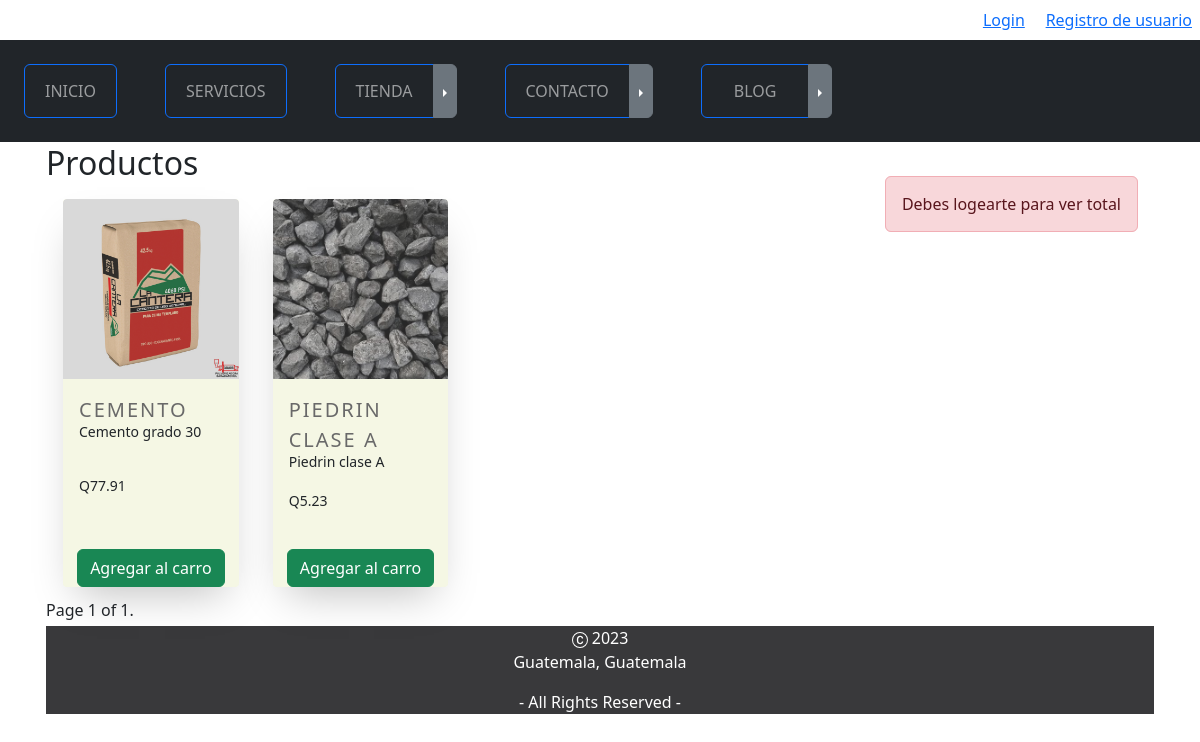
Page /tienda/ on the earlier database version.
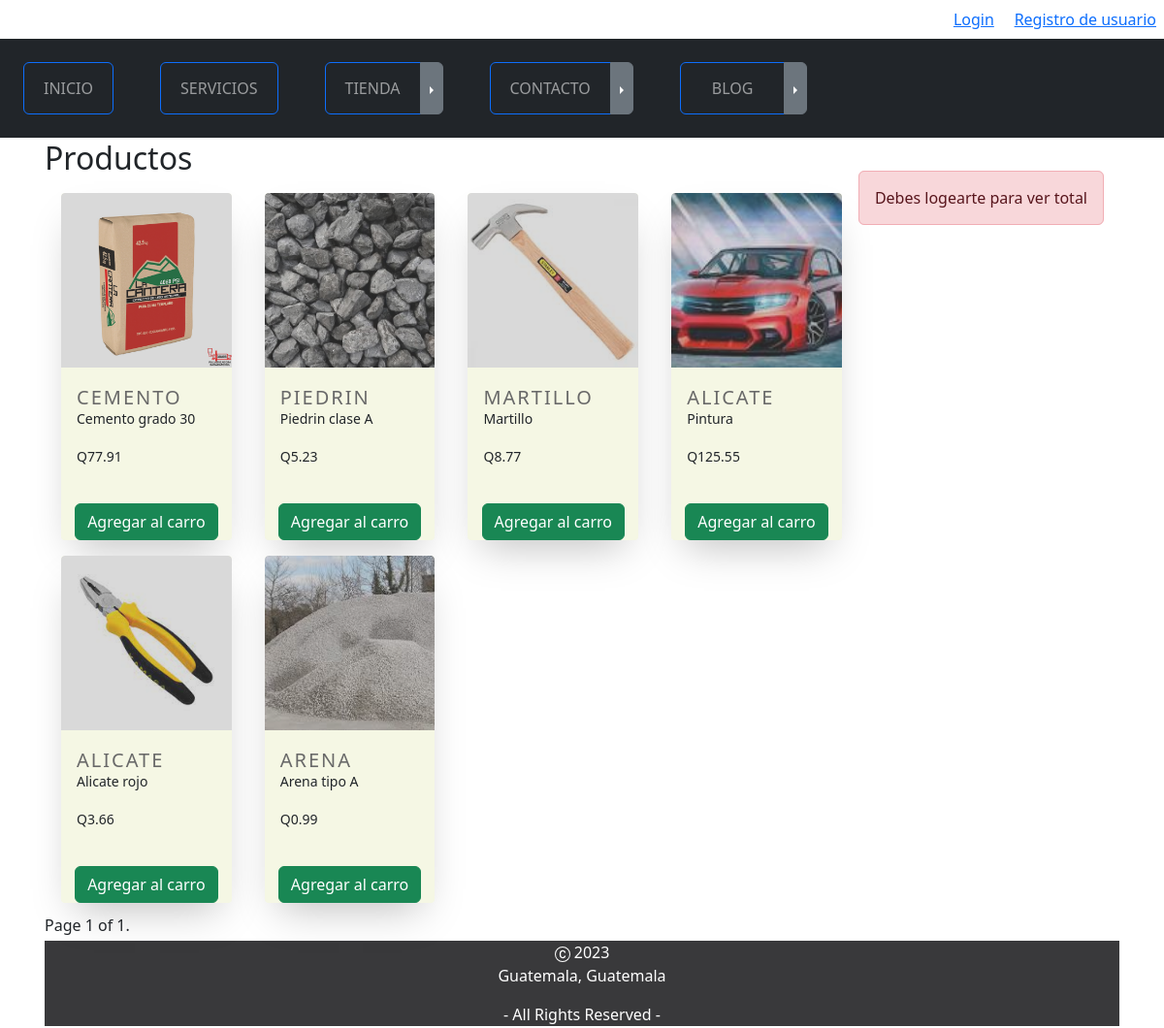
Same page on the later database version.
### tienda/models.py (models this page shows, shortened)
class Producto(models.Model):
    nombre = models.CharField(max_length=50)
    categorias = models.ForeignKey(CategoriaProducto,on_delete=models.CASCADE)
    descripcion = models.CharField(max_length=50)
    imagen = models.ImageField(upload_to="tienda", null=True, blank=True)
    precio = models.DecimalField(blank=True, decimal_places=2, max_digits=12, null=True)
    disponibilidad = models.BooleanField(default=True)
    created = models.DateTimeField(auto_now_add=True)
    updated = models.DateTimeField(auto_now=True)
    class Meta:
        verbose_name = 'producto'
        verbose_name_plural = 'productos'
        db_table = 'demo_producto'

class CategoriaProducto(models.Model):
    nombre = models.CharField(max_length=50)
    created = models.DateTimeField(auto_now_add=True)
    updated = models.DateTimeField(auto_now=True)
    class Meta:
        verbose_name = 'categoriaproducto'
        verbose_name_plural = 'categoriaproductos'
        db_table = 'demo_categoriaproducto'
    def __str__(self):
        return self.nombre

### tienda/views.py (the view)
# urls.py: path('', TiendaList.as_view(template_name="tienda.html"), name='tiendaleer'),
class TiendaList(ListView):
    paginate_by=8
    model = Producto

### carro/context_processor.py (called while the page is built)
def importe_total_carro(request):
    total=0.00
    mess = None
    if request.user.is_authenticated:
        carro = request.session.get("carro")
        if carro:
            for key, value in carro.items():
                total = total+(float(value["precio"]))
    else:
        mess = "Debes logearte para ver total"
    return {"importe_total_carro":"{:.2f}".format(total),
            "messagetotal":mess}

### tienda/templates/tienda.html (shortened to what this page needs)
{% extends "master.html" %}
{% load static %}
{% load bootstrap_icons %}
{% load humanize %}
{% block content %}
    <div class="container">
        <div>
            <div class="col-md-12">
                <div class="titlepage">
                    <h2>Productos</h2>
                </div>
            </div>
            <div class="container">
                <div class="float_items">
                    {% if request.user.is_authenticated %}
                        {% include "carro/widget.html" %}
                    {% else %}
                        {% if messagetotal %}<span class="alert alert-danger">{{ messagetotal }}</span>{% endif %}
                    {% endif %}
                </div>
            </div>
            <div class="row">
                {% for producto in object_list %}
                    <div class="col-lg-3 mb-3 d-flex align-items-stretch ">
                        <div class="card-tienda">
                            <div class="embed-responsive embed-responsive-16by9">
                                {% if producto.imagen %}
                                    <img src="{{ producto.imagen.url }}"
                                         alt="{{ producto.nombre }}"
                                         class="card-img-top card-image-tienda"
                                         width="100%"
                                         height="70%" />
                                {% endif %}
                            </div>
                            <div class="card-content-tienda">
                                <div class="card-title-tienda">{{ producto.categorias }}</div>
                                <p class="card-text-tienda">{{ producto.nombre }}</p>
                                <p class="card-text-tienda">Q{{ producto.precio|stringformat:".2f" |intcomma }}</p>
                            </div>
                            <div class="card-footer text-center">
                                <a href="{% url 'carro:agregarproducto' producto.id %}"
                                   class="btn btn-success">Agregar al carro</a>
                            </div>
                        </div>
                    </div>
                {% endfor %}
            </div>
        </div>
        <div class="pagination">
            <span class="step-links">
                <span class="current">Page {{ page_obj.number }} of {{ page_obj.paginator.num_pages }}.</span>
            </span>
        </div>
    </div>
{% endblock %}

### ProyectoWebApp/templates/master.html (shortened to what this page needs)
<!DOCTYPE html>
<html lang="en">
  <head>
    {% load bootstrap5 %}
    {% load bootstrap_icons %}
    {% bootstrap_css %}
    {% load widget_tweaks %}
    {% load static %}
    {% load humanize %}
    <link rel="stylesheet"
          type="text/css"
          href="{% static 'ProyectoWebApp/css/style.css' %}" />
  </head>
  <body>
    <div class="d-flex align-items-end flex-column">
      <div class="p-2">
        {% if user.is_authenticated %}
           Hola {{user.username}}, bienvenido &nbsp; &nbsp;
           <a href="{% url 'cerrarsesion' %}"> Cerrar sesion</a>
        {% else %}
           <a href="{% url 'login' %}">Login</a> &nbsp; &nbsp; <a href="{% url 'autenticacion' %}"> Registro de usuario</a>
        {% endif %}
    </div>
  </div>
    <nav class="navbar navbar-expand-lg navbar-dark bg-dark py-lg-4"
         id="mainnav">
      <div class="collapse navbar-collapse" id="navbarResponsive">
        <ul class="navbar-nav me-auto mb-2 mb-lg-0">
          {% url 'Home' as url %}
          <li class="nav-item {% if request.path == url %}active{% endif %} px-lg-4 ">
            <button type="button" class="btn btn-outline-primary nav-item">
              <a class="nav-link text-expanded" href="{{ url }}">INICIO</a>
            </button>
          </li>
          {% url 'leerservicio' as url %}
          <li class="nav-item px-lg-4 {% if request.path == url %}active{% endif %}">
            <button type="button" class="btn btn-outline-primary ">
              <a class="nav-link text-expanded" href="{{ url }}">SERVICIOS</a>
            </button>
          </li>
          <li class="nav-item px-lg-4 {% if request.path == url %}active{% endif %}">
            <div class="btn-group dropend">
              {% url 'tiendaleer' as url %}
              <button type="button" class="btn btn-outline-primary">
                <a class="nav-link text-expanded" href="{{ url }}">TIENDA</a>
              </button>
              <button type="button"
                      class="btn btn-secondary dropdown-toggle dropdown-toggle-split"
                      data-bs-toggle="dropdown"
                      aria-expanded="false">
              </button>
            </div>
          </li>
          {% url 'crearContacto' as url %}
          <li class="nav-item px-lg-4 {% if request.path == url %}active{% endif %}">
            <div class="btn-group dropend">
              <button type="button" class="btn btn-outline-primary">
                <a class="nav-link text-expanded" href="{{ url }}">CONTACTO</a>
              </button>
              <button type="button"
                      class="btn btn-secondary dropdown-toggle dropdown-toggle-split"
                      data-bs-toggle="dropdown"
                      aria-expanded="false">
              </button>
                {% url 'leerContacto' as url %}
            </div>
          </li>
          {% url 'sblog' as url %}
          <li class="nav-item px-lg-4 {% if request.path == url %}active{% endif %}">
            <div class="btn-group dropend">
              <button type="button"
                      class="btn btn-outline-primary nav-item px-lg-4 {% if request.path == url %}active{% endif %}">
                <a class="nav-link text-expanded" href="{{ url }}">BLOG</a>
              </button>
              <button type="button"
                      class="btn btn-secondary dropdown-toggle dropdown-toggle-split"
                      data-bs-toggle="dropdown"
                      aria-expanded="false">
              </button>
                {% url 'categorialeer' as url %}
                {% url 'postleer' as url %}
            </div>
          </li>
        </ul>
      </div>
    </nav>
    {% block content %}{% endblock %}
  </body>
  <div class="container">
    <section>
      <footer class="background-color-custom2 text-center text-white">
        {% include "footer.html" %}
      </footer>
    </section>
  </div>
</html>

### ProyectoWebApp/templates/footer.html (shortened to what this page needs)
<footer class="flex-rw">
    <section class="footer-bottom-section flex-rw">
        <div class="footer-bottom-wrapper">
            2023
            <address class="footer-address" role="company address">Guatemala, Guatemala</address>
            <span class="footer-bottom-rights">- All Rights Reserved -</span>
        </div>
    </section>
</footer>

### ProyectoWebApp/static/ProyectoWebApp/css/style.css (style rules this page uses)
.background-color-custom2 { background-color: #39393b !important; }
.container { padding: 2px 16px; }
.card-content-tienda { width: 100%; height: 80%; display: flex; flex: 1 1 auto; flex-direction: column; padding: 1rem; }
.card-img-top { width: 100%; height: 15vw; object-fit: cover; }
.card-title-tienda { color: #696969; font-size: 1.25rem; font-weight: 300; letter-spacing: 2px; text-transform: uppercase; }
.card-text-tienda { flex: 1 1 auto; font-size: 0.875rem; line-height: 1; margin-bottom: 1.25rem; }
.float_items { float: right; }

Differences in the rows shown:
changed through a linked row, Producto "Piedrin clase A": categorias "PIEDRIN CLASE A" → "PIEDRIN"
added Producto: imagen (picture), categorias "MARTILLO", nombre "Martillo", precio "8.77"
added Producto: imagen (picture), categorias "ALICATE", nombre "Pintura", precio "125.55"
added Producto: imagen (picture), categorias "ALICATE", nombre "Alicate rojo", precio "3.66"
added Producto: imagen (picture), categorias "ARENA", nombre "Arena tipo A", precio "0.99"
